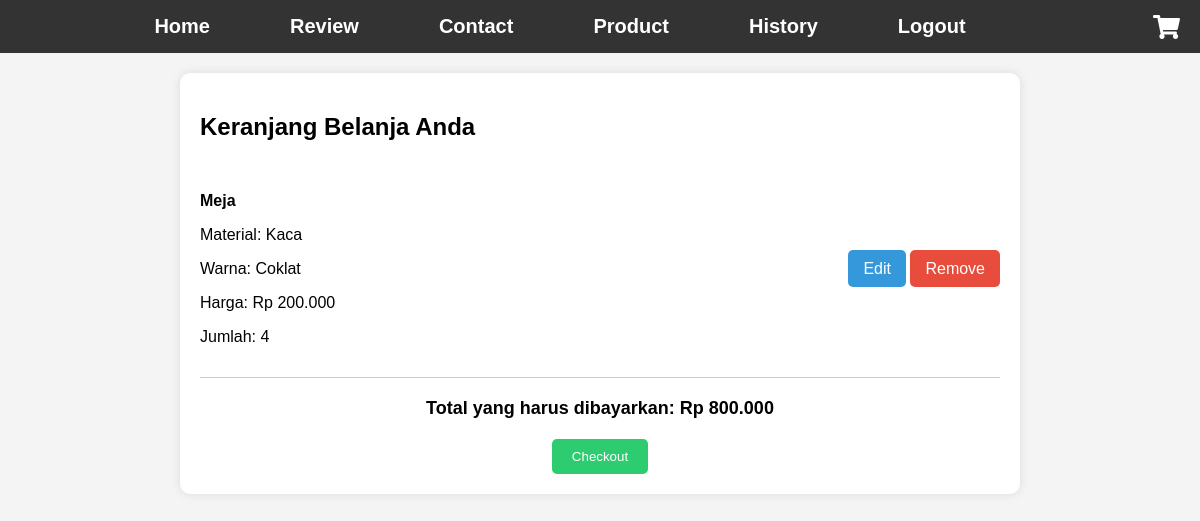
Page /patient/cart.php (signed in) on the committed database.
### tables this page shows
CREATE TABLE `keranjang` (
  `Nama_Pelanggan_Keranjang` varchar(255) DEFAULT NULL,
  `Id_Produk_Keranjang` int(11) NOT NULL,
  `Nama_Produk_Keranjang` varchar(255) DEFAULT NULL,
  `Material_Produk_Keranjang` varchar(255) DEFAULT NULL,
  `Warna_Produk_Keranjang` varchar(50) DEFAULT NULL,
  `Harga_Produk_Keranjang` decimal(10,2) DEFAULT NULL,
  `Jumlah_Produk_Keranjang` varchar(100) DEFAULT NULL
);

### patient/cart.php (the view, shortened to what this page needs)
<?php
require_once('../config/db_connection.php');
$username = $_SESSION['username'];
$query_pelanggan = "SELECT Nama FROM pelanggan WHERE Username = ?";
$stmt = $conn->prepare($query_pelanggan);
$stmt->bind_param("s", $username);
$stmt->execute();
$result_pelanggan = $stmt->get_result();
$pelanggan = $result_pelanggan->fetch_assoc();
$nama_pelanggan = $pelanggan['Nama'];
$query = "SELECT Id_Produk_Keranjang AS ID_Keranjang, Nama_Produk_Keranjang, Material_Produk_Keranjang, Warna_Produk_Keranjang, Harga_Produk_Keranjang, Jumlah_Produk_Keranjang
          FROM keranjang
          WHERE Nama_Pelanggan_Keranjang = ?";
$stmt = $conn->prepare($query);
$stmt->bind_param("s", $nama_pelanggan);
$stmt->execute();
$result = $stmt->get_result();
$total_harga = 0;
while ($item = $result->fetch_assoc()) {
    $total_harga += $item['Harga_Produk_Keranjang'] * $item['Jumlah_Produk_Keranjang'];
}
$result->data_seek(0);
$message = $result->num_rows == 0 ? "Keranjang Anda kosong." : null;
?>
<!DOCTYPE html>
<html lang="id">
<head>
    <link href="https://cdnjs.cloudflare.com/ajax/libs/font-awesome/5.15.4/css/all.min.css" rel="stylesheet">
</head>
<body>
    <nav>
        <ul>
            <li><a href="pelanggan_dashboard.php">Home</a></li>
            <li><a href="review.php">Review</a></li>
            <li><a href="contact.php">Contact</a></li>
            <li><a href="product.php">Product</a></li>
            <li><a href="history.php">History</a></li>
            <li><a href="logout.php">Logout</a></li>
            <li><a href="cart.php"><i class="fas fa-shopping-cart cart-icon"></i></a></li>
        </ul>
    </nav>
    <section class="cart-items">
        <h2>Keranjang Belanja Anda</h2>
        <?php if ($message): ?>
            <p><?php echo $message; ?></p>
        <?php else: ?>
            <?php while ($item = $result->fetch_assoc()): ?>
                <div class="cart-item">
                    <div>
                        <p><strong><?php echo htmlspecialchars($item['Nama_Produk_Keranjang']); ?></strong></p>
                        <p>Material: <?php echo htmlspecialchars($item['Material_Produk_Keranjang']); ?></p>
                        <p>Warna: <?php echo htmlspecialchars($item['Warna_Produk_Keranjang']); ?></p>
                        <p>Harga: Rp <?php echo number_format($item['Harga_Produk_Keranjang'], 0, ',', '.'); ?></p>
                        <p>Jumlah: <?php echo (int)$item['Jumlah_Produk_Keranjang']; ?></p>
                    </div>
                    <div class="action-buttons">
                        <a class="edit" href="javascript:void(0)" onclick="openEditModal('<?php echo $item['ID_Keranjang']; ?>', '<?php echo htmlspecialchars($item['Material_Produk_Keranjang']); ?>', '<?php echo htmlspecialchars($item['Warna_Produk_Keranjang']); ?>', '<?php echo (int)$item['Jumlah_Produk_Keranjang']; ?>')">Edit</a>
                        <a class="remove" href="cart.php?remove=<?php echo $item['ID_Keranjang']; ?>" onclick="return confirm('Apakah Anda yakin ingin menghapus item ini?')">Remove</a>
                    </div>
                </div>
            <?php endwhile; ?>
            <?php if ($total_harga > 0): ?>
                <p style="font-weight: bold; font-size: 18px; text-align: center; margin-top: 20px;">
                    Total yang harus dibayarkan: Rp <?php echo number_format($total_harga, 0, ',', '.'); ?>
                </p>
            <?php endif; ?>
        <?php endif; ?>
        <form method="POST" action="">
            <button type="submit" name="checkout" class="checkout-button">Checkout</button>
        </form>
    </section>
</body>
</html>

### patient/cart.php (style rules this page uses)
body { font-family: Arial, sans-serif; margin: 0; padding: 0; background-color: #f4f4f4; }
nav { background-color: #333; padding: 15px 0; display: flex; justify-content: center; align-items: center; position: relative; width: 100%; }
nav ul { list-style: none; display: flex; justify-content: center; padding: 0; margin: 0; }
nav ul li { margin: 0 20px; }
nav a { color: white; text-decoration: none; font-size: 20px; font-weight: bold; padding: 10px 20px; }
.cart-icon { position: absolute; right: 20px; font-size: 24px; color: white; }
.cart-items { padding: 20px; margin: 20px auto; max-width: 800px; background-color: white; border-radius: 10px; box-shadow: 0 0 10px rgba(0, 0, 0, 0.1); }
.cart-item { display: flex; justify-content: space-between; align-items: center; padding: 15px 0; border-bottom: 1px solid #ccc; }
.action-buttons a { text-decoration: none; padding: 10px 15px; color: white; border-radius: 5px; }
.action-buttons .edit { background-color: #3498db; }
.action-buttons .remove { background-color: #e74c3c; }
.checkout-button { display: block; text-align: center; margin: 20px auto 0; padding: 10px 20px; background-color: #2ecc71; color: white; text-decoration: none; border-radius: 5px; border: none; cursor: pointer; }

### rows in the picture
keranjang: Nama_Produk_Keranjang "Meja", Material_Produk_Keranjang "Kaca", Warna_Produk_Keranjang "Coklat", Harga_Produk_Keranjang "200.000", Jumlah_Produk_Keranjang "4"

### other values in the picture
$total_harga "800.000"
